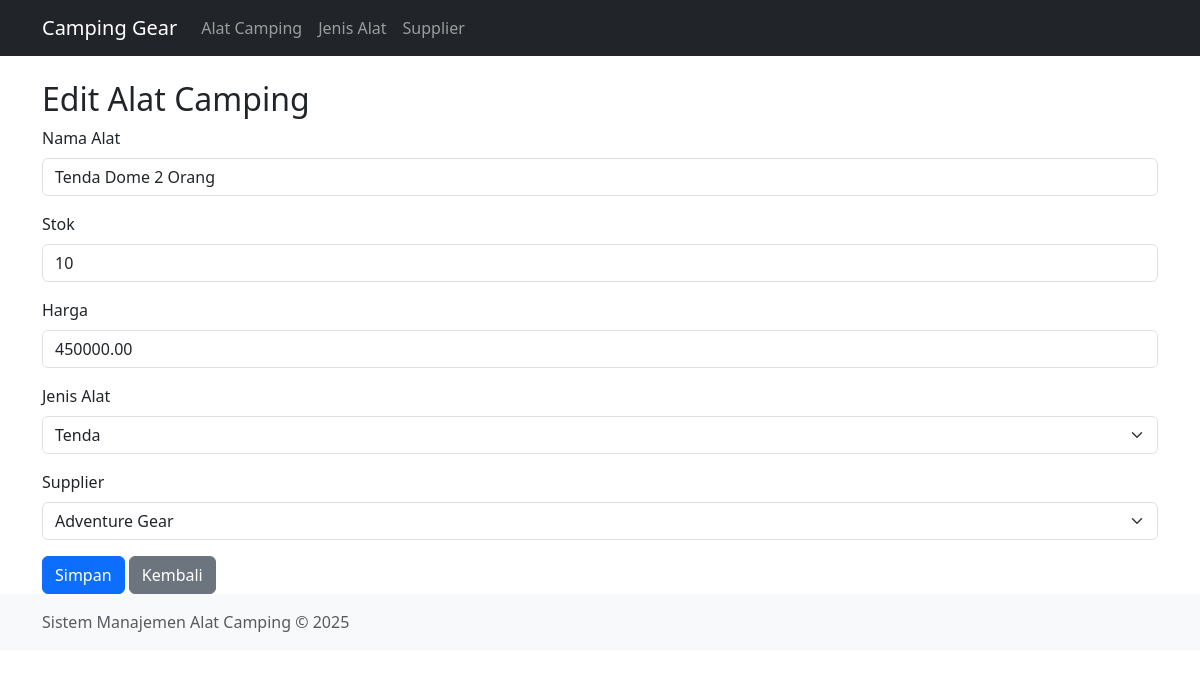
The page /index.php?page=alat&action=edit&id=1 on the database its author committed.
### tables this page shows
CREATE TABLE alat (
    id INT AUTO_INCREMENT PRIMARY KEY,
    nama VARCHAR(100) NOT NULL,
    stok INT NOT NULL,
    harga DECIMAL(10,2) NOT NULL,
    jenis_id INT NOT NULL,
    supplier_id INT NOT NULL,
    FOREIGN KEY (jenis_id) REFERENCES jenis_alat(id),
    FOREIGN KEY (supplier_id) REFERENCES supplier(id)
);

CREATE TABLE jenis_alat (
    id INT AUTO_INCREMENT PRIMARY KEY,
    nama_jenis VARCHAR(100) NOT NULL,
    deskripsi TEXT
);

CREATE TABLE supplier (
    id INT AUTO_INCREMENT PRIMARY KEY,
    nama VARCHAR(100) NOT NULL,
    alamat TEXT,
    telepon VARCHAR(20),
    email VARCHAR(100)
);

### viewmodel/AlatViewModel.php (called while the page is built, shortened)
<?php
require_once 'model/Alat.php';
require_once 'model/JenisAlat.php';
require_once 'model/Supplier.php';
class AlatViewModel {
    private $model;
    private $jenisAlatModel;
    private $supplierModel;
    public function __construct() {
        $database = new Database();
        $db = $database->getConnection();
        $this->model = new Alat($db);
        $this->jenisAlatModel = new JenisAlat($db);
        $this->supplierModel = new Supplier($db);
    }
    public function getAlatById($id) {
        $this->model->id = $id;
        $this->model->readOne();
        return $this->model;
    }
    public function getAllJenisAlat() {
        return $this->jenisAlatModel->read();
    }
    public function getAllSupplier() {
        return $this->supplierModel->read();
    }
}
?>

### model/alat.php (called while the page is built, shortened)
<?php
class Alat {
    private $conn;
    private $table_name = "alat";
    public $id;
    public function __construct($db) {
        $this->conn = $db;
    }
    public function readOne() {
        $query = "SELECT * FROM " . $this->table_name . " WHERE id = ? LIMIT 0,1";
        $stmt = $this->conn->prepare($query);
        $stmt->bindParam(1, $this->id);
        $stmt->execute();
        $row = $stmt->fetch(PDO::FETCH_ASSOC);
        $this->nama = $row['nama'];
        $this->stok = $row['stok'];
        $this->harga = $row['harga'];
        $this->jenis_id = $row['jenis_id'];
        $this->supplier_id = $row['supplier_id'];
    }
}
?>

### model/JenisAlat.php (called while the page is built, shortened)
<?php
class JenisAlat {
    private $conn;
    private $table_name = "jenis_alat";
    public function __construct($db) {
        $this->conn = $db;
    }
    public function read() {
        $query = "SELECT * FROM " . $this->table_name;
        $stmt = $this->conn->prepare($query);
        $stmt->execute();
        return $stmt;
    }
}
?>

### model/supplier.php (called while the page is built, shortened)
<?php
class Supplier {
    private $conn;
    private $table_name = "supplier";
    public function __construct($db) {
        $this->conn = $db;
    }
    public function read() {
        $query = "SELECT * FROM " . $this->table_name;
        $stmt = $this->conn->prepare($query);
        $stmt->execute();
        return $stmt;
    }
}
?>

### view/alat/form.php (the view, shortened to what this page needs)
<?php
require_once 'viewmodel/AlatViewModel.php';
$viewModel = new AlatViewModel();
if(isset($_GET['id'])) {
    $alat = $viewModel->getAlatById($_GET['id']);
}
$jenisAlat = $viewModel->getAllJenisAlat();
$suppliers = $viewModel->getAllSupplier();
?>
<h2><?php echo isset($alat) ? 'Edit' : 'Tambah'; ?> Alat Camping</h2>
<form method="POST">
    <div class="mb-3">
        <label class="form-label">Nama Alat</label>
        <input type="text" class="form-control" name="nama" value="<?php echo isset($alat) ? $alat->nama : ''; ?>" required>
    </div>
    <div class="mb-3">
        <label class="form-label">Stok</label>
        <input type="number" class="form-control" name="stok" value="<?php echo isset($alat) ? $alat->stok : ''; ?>" required>
    </div>
    <div class="mb-3">
        <label class="form-label">Harga</label>
        <input type="number" step="0.01" class="form-control" name="harga" value="<?php echo isset($alat) ? $alat->harga : ''; ?>" required>
    </div>
    <div class="mb-3">
        <label class="form-label">Jenis Alat</label>
        <select class="form-select" name="jenis_id" required>
            <?php while ($jenis = $jenisAlat->fetch(PDO::FETCH_ASSOC)): ?>
                <option value="<?php echo $jenis['id']; ?>"
                    <?php if(isset($alat) && $alat->jenis_id == $jenis['id']) echo 'selected'; ?>>
                    <?php echo $jenis['nama_jenis']; ?>
                </option>
            <?php endwhile; ?>
        </select>
    </div>
    <div class="mb-3">
        <label class="form-label">Supplier</label>
        <select class="form-select" name="supplier_id" required>
            <?php while ($supplier = $suppliers->fetch(PDO::FETCH_ASSOC)): ?>
                <option value="<?php echo $supplier['id']; ?>"
                    <?php if(isset($alat) && $alat->supplier_id == $supplier['id']) echo 'selected'; ?>>
                    <?php echo $supplier['nama']; ?>
                </option>
            <?php endwhile; ?>
        </select>
    </div>
    <button type="submit" class="btn btn-primary">Simpan</button>
    <a href="index.php?page=alat" class="btn btn-secondary">Kembali</a>
</form>

### rows shown on the page
alat: nama "Tenda Dome 2 Orang", stok "10", harga "450000.00", jenis_id "Tenda", supplier_id "Adventure Gear"
